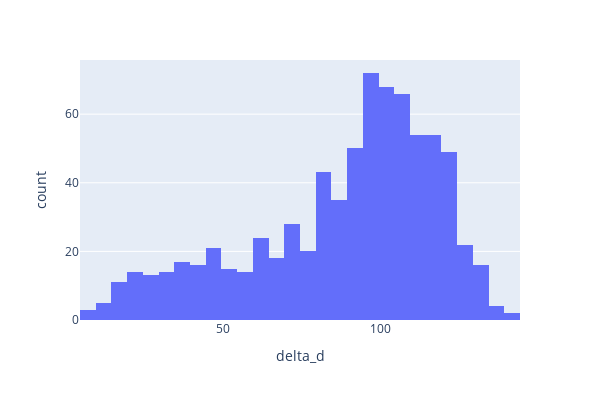

Notebook source saved alongside this figure:
### Code cell
fig = px.histogram(inc_mmr_df, x="delta_d", width=600, height=400)
fig.show()

### Figure 1 — Plotly figure (JSON) as saved in the notebook; plotly's stock layout.template omitted (floating-point values rounded to 4 significant figures; data arrays with more than 128 entries replaced by an {"elided": "..."} marker saying what was removed)
{"data": [{"alignmentgroup": "True", "bingroup": "x", "hoverlabel": {"namelength": 0}, "hovertemplate": "delta_d=%{x}<br>count=%{y}", "legendgroup": "", "marker": {"color": "#636efa"}, "name": "", "offsetgroup": "", "orientation": "v", "showlegend": false, "type": "histogram", "x": {"elided": "768 int values"}, "xaxis": "x", "yaxis": "y"}], "layout": {"barmode": "relative", "height": 400, "legend": {"tracegroupgap": 0}, "margin": {"t": 60}, "width": 600, "xaxis": {"anchor": "y", "domain": [0, 1], "title": {"text": "delta_d"}}, "yaxis": {"anchor": "x", "domain": [0, 1], "title": {"text": "count"}}}}
